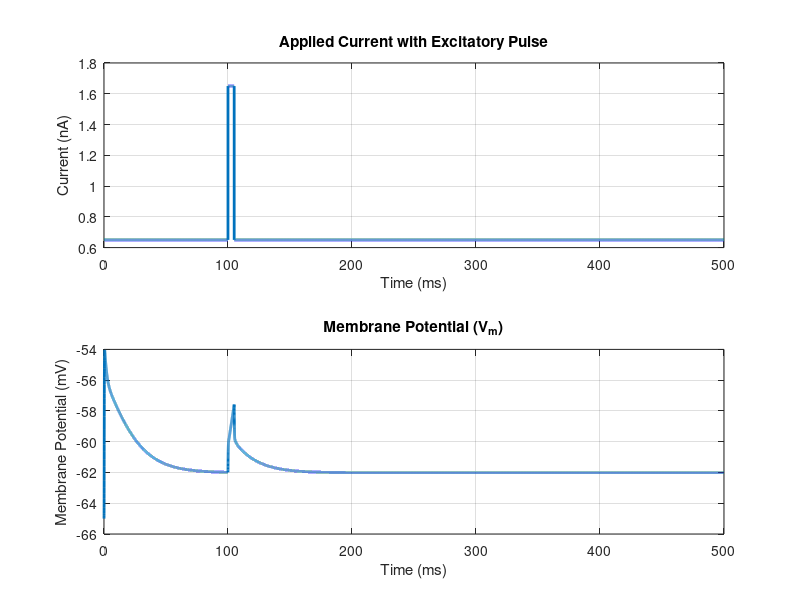

This chart was generated by the following MATLAB code:
% Hodgkin-Huxley Neuron Model Simulation with Baseline and Excitatory Pulse
clear all;

% Parameters
C_m = 100e-12;    % Membrane capacitance (F/cm^2)
g_Na = 12e-6;     % Maximum sodium conductance (S/cm^2)
g_K = 3.6e-6;     % Maximum potassium conductance (S/cm^2)
g_L = 30e-9;      % Leak conductance (S/cm^2)
E_Na = 45e-3;     % Sodium reversal potential (V)
E_K = -82e-3;     % Potassium reversal potential (V)
E_L = -60e-3;     % Leak reversal potential (V)
V_rest = -65e-3;  % Resting membrane potential (V)

% Initial conditions
V = V_rest;       % Membrane potential (V)
m = 0.05;         % Sodium activation gating variable
h = 0.5;          % Sodium inactivation gating variable
n = 0.35;         % Potassium activation gating variable

% Time parameters
dt = 0.01e-3;  % Time step (s)
T = 0.5;       % Total simulation time (s)
time = 0:dt:T; % Time vector

% Baseline applied current (0.65 nA)
baseline_current = 0.65e-9; % Baseline current (A)
I_ext = baseline_current * ones(size(time));

% Add a single excitatory pulse of 1 nA at 100 ms
pulse_amplitude = 1e-9;  % Excitatory pulse amplitude (A)
pulse_duration = 5e-3;   % Pulse duration (s)
pulse_time = 0.1;        % Pulse start time (s)

% Define pulse start and end indices
pulse_start_idx = max(1, ceil(pulse_time / dt));
pulse_end_idx = min(length(time), pulse_start_idx + ceil(pulse_duration / dt) - 1);

% Apply excitatory pulse
I_ext(pulse_start_idx:pulse_end_idx) = I_ext(pulse_start_idx:pulse_end_idx) + pulse_amplitude;

% Initialize variables for simulation
V_values = zeros(size(time));
m_values = zeros(size(time));
h_values = zeros(size(time));
n_values = zeros(size(time));

% Set initial conditions
V_values(1) = V;
m_values(1) = m;
h_values(1) = h;
n_values(1) = n;

% Define rate functions for gating variables
alpha_m = @(V) (1e5 * (V + 0.045)) ./ (exp(100 * (V + 0.045)) - 1);
beta_m = @(V) 4e3 * exp((V + 0.070) / 0.018);
alpha_h = @(V) 70 * exp(50 * (V + 0.070));
beta_h = @(V) 1e3 ./ (1 + exp(100 * (V + 0.040)));
alpha_n = @(V) (1e4 * (V + 0.060)) ./ (exp(100 * (V + 0.060)) - 1);
beta_n = @(V) 125 * exp((V + 0.070) / 0.08);

% Simulation loop
for t = 2:length(time)
    % Update gating variables using Euler method
    m = m + dt * (alpha_m(V_values(t-1)) * (1 - m) - beta_m(V_values(t-1)) * m);
    h = h + dt * (alpha_h(V_values(t-1)) * (1 - h) - beta_h(V_values(t-1)) * h);
    n = n + dt * (alpha_n(V_values(t-1)) * (1 - n) - beta_n(V_values(t-1)) * n);
    
    % Compute conductances for sodium and potassium
    g_Na_t = g_Na * (m^3) * h;
    g_K_t = g_K * (n^4);
    
    % Compute ionic currents
    I_Na = g_Na_t * (V_values(t-1) - E_Na);
    I_K = g_K_t * (V_values(t-1) - E_K);
    I_L = g_L * (V_values(t-1) - E_L);
    
    % Update membrane potential using Euler's method
    V_values(t) = V_values(t-1) + dt * (I_ext(t) - (I_Na + I_K + I_L)) / C_m;
    
    % Store gating variable values
    m_values(t) = m;
    h_values(t) = h;
    n_values(t) = n;
end

% Plot applied current and membrane potential
figure;

% Plot applied current
subplot(2, 1, 1);
plot(time * 1e3, I_ext * 1e9, 'LineWidth', 2); % Convert to nA for plotting
title('Applied Current with Excitatory Pulse');
xlabel('Time (ms)');
ylabel('Current (nA)');
grid on;

% Plot membrane potential
subplot(2, 1, 2);
plot(time * 1e3, V_values * 1e3, 'LineWidth', 2); % Convert to mV for plotting
title('Membrane Potential (V_m)');
xlabel('Time (ms)');
ylabel('Membrane Potential (mV)');
grid on;
